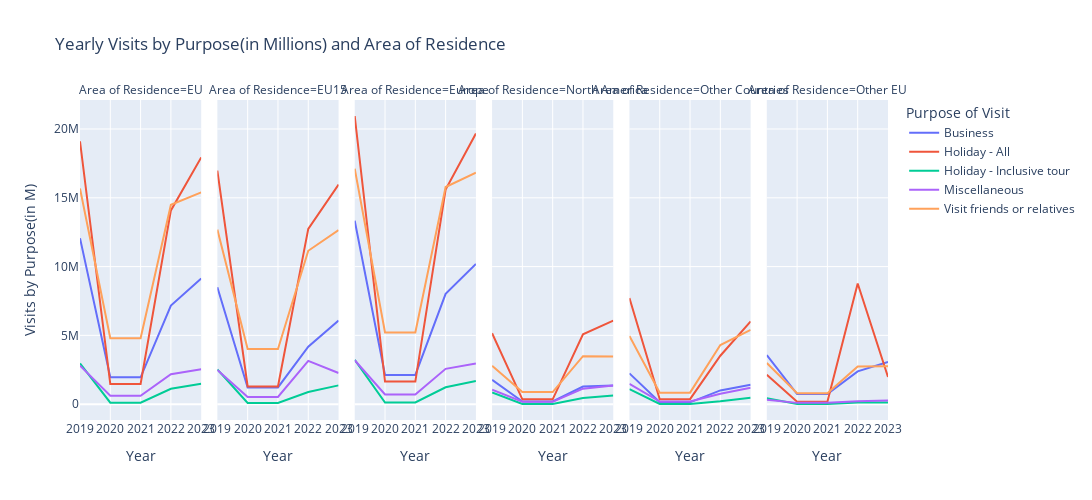

The code cell stored with this chart in its notebook:
### Code cell
# Filter the data to exclude 'All visits'
filtered_data = TravelTrends_df[(TravelTrends_df['Purpose of Visit'] != 'All visits')]
filtered_data = filtered_data[(filtered_data['Area of Residence'] != 'World Total')]

# Group the data by Year, Area of Residence, and Purpose of Visit
grouped_data = filtered_data.groupby(['Year', 'Area of Residence', 'Purpose of Visit'])['Visits by Purpose'].sum().reset_index()

# Create a facet grid with line charts
fig = px.line(grouped_data, 
              x='Year', 
              y='Visits by Purpose', 
              color='Purpose of Visit',
              facet_col='Area of Residence',
              title='Yearly Visits by Purpose(in Millions) and Area of Residence',
              labels={'Visits by Purpose': 'Visits by Purpose(in M)', 'Year': 'Year'},
              height=500,  
              width=1650)  

# Show the interactive plot
fig.show()

### Figure 1 — Plotly figure (JSON) as saved in the notebook; plotly's stock layout.template omitted (floating-point values rounded to 4 significant figures)
{"data": [{"hovertemplate": "Purpose of Visit=Business<br>Area of Residence=EU<br>Year=%{x}<br>Visits by Purpose(in M)=%{y}<extra></extra>", "legendgroup": "Business", "line": {"color": "#636efa", "dash": "solid"}, "marker": {"symbol": "circle"}, "mode": "lines", "name": "Business", "orientation": "v", "showlegend": true, "type": "scatter", "x": [2019, 2020, 2021, 2022, 2023], "xaxis": "x", "y": [12066000, 1952000, 1952000, 7170000, 9138000], "yaxis": "y"}, {"hovertemplate": "Purpose of Visit=Business<br>Area of Residence=EU15<br>Year=%{x}<br>Visits by Purpose(in M)=%{y}<extra></extra>", "legendgroup": "Business", "line": {"color": "#636efa", "dash": "solid"}, "marker": {"symbol": "circle"}, "mode": "lines", "name": "Business", "orientation": "v", "showlegend": false, "type": "scatter", "x": [2019, 2020, 2021, 2022, 2023], "xaxis": "x2", "y": [8498000, 1214000, 1214000, 4181000, 6074000], "yaxis": "y2"}, {"hovertemplate": "Purpose of Visit=Business<br>Area of Residence=Europe<br>Year=%{x}<br>Visits by Purpose(in M)=%{y}<extra></extra>", "legendgroup": "Business", "line": {"color": "#636efa", "dash": "solid"}, "marker": {"symbol": "circle"}, "mode": "lines", "name": "Business", "orientation": "v", "showlegend": false, "type": "scatter", "x": [2019, 2020, 2021, 2022, 2023], "xaxis": "x3", "y": [13340000, 2122000, 2121000, 8019000, 10185000], "yaxis": "y3"}, {"hovertemplate": "Purpose of Visit=Business<br>Area of Residence=North America<br>Year=%{x}<br>Visits by Purpose(in M)=%{y}<extra></extra>", "legendgroup": "Business", "line": {"color": "#636efa", "dash": "solid"}, "marker": {"symbol": "circle"}, "mode": "lines", "name": "Business", "orientation": "v", "showlegend": false, "type": "scatter", "x": [2019, 2020, 2021, 2022, 2023], "xaxis": "x4", "y": [1764000, 192000, 192000, 1280000, 1350000], "yaxis": "y4"}, {"hovertemplate": "Purpose of Visit=Business<br>Area of Residence=Other Countries<br>Year=%{x}<br>Visits by Purpose(in M)=%{y}<extra></extra>", "legendgroup": "Business", "line": {"color": "#636efa", "dash": "solid"}, "marker": {"symbol": "circle"}, "mode": "lines", "name": "Business", "orientation": "v", "showlegend": false, "type": "scatter", "x": [2019, 2020, 2021, 2022, 2023], "xaxis": "x5", "y": [2234000, 134000, 133000, 999000, 1415000], "yaxis": "y5"}, {"hovertemplate": "Purpose of Visit=Business<br>Area of Residence=Other EU<br>Year=%{x}<br>Visits by Purpose(in M)=%{y}<extra></extra>", "legendgroup": "Business", "line": {"color": "#636efa", "dash": "solid"}, "marker": {"symbol": "circle"}, "mode": "lines", "name": "Business", "orientation": "v", "showlegend": false, "type": "scatter", "x": [2019, 2020, 2021, 2022, 2023], "xaxis": "x6", "y": [3568000, 736000, 736000, 2382000, 3065000], "yaxis": "y6"}, {"hovertemplate": "Purpose of Visit=Holiday - All<br>Area of Residence=EU<br>Year=%{x}<br>Visits by Purpose(in M)=%{y}<extra></extra>", "legendgroup": "Holiday - All", "line": {"color": "#EF553B", "dash": "solid"}, "marker": {"symbol": "circle"}, "mode": "lines", "name": "Holiday - All", "orientation": "v", "showlegend": true, "type": "scatter", "x": [2019, 2020, 2021, 2022, 2023], "xaxis": "x", "y": [19110000, 1460000, 1461000, 14085000, 17938000], "yaxis": "y"}, {"hovertemplate": "Purpose of Visit=Holiday - All<br>Area of Residence=EU15<br>Year=%{x}<br>Visits by Purpose(in M)=%{y}<extra></extra>", "legendgroup": "Holiday - All", "line": {"color": "#EF553B", "dash": "solid"}, "marker": {"symbol": "circle"}, "mode": "lines", "name": "Holiday - All", "orientation": "v", "showlegend": false, "type": "scatter", "x": [2019, 2020, 2021, 2022, 2023], "xaxis": "x2", "y": [16983000, 1286000, 1286000, 12738000, 15962000], "yaxis": "y2"}, {"hovertemplate": "Purpose of Visit=Holiday - All<br>Area of Residence=Europe<br>Year=%{x}<br>Visits by Purpose(in M)=%{y}<extra></extra>", "legendgroup": "Holiday - All", "line": {"color": "#EF553B", "dash": "solid"}, "marker": {"symbol": "circle"}, "mode": "lines", "name": "Holiday - All", "orientation": "v", "showlegend": false, "type": "scatter", "x": [2019, 2020, 2021, 2022, 2023], "xaxis": "x3", "y": [20946000, 1642000, 1641000, 15592000, 19677000], "yaxis": "y3"}, {"hovertemplate": "Purpose of Visit=Holiday - All<br>Area of Residence=North America<br>Year=%{x}<br>Visits by Purpose(in M)=%{y}<extra></extra>", "legendgroup": "Holiday - All", "line": {"color": "#EF553B", "dash": "solid"}, "marker": {"symbol": "circle"}, "mode": "lines", "name": "Holiday - All", "orientation": "v", "showlegend": false, "type": "scatter", "x": [2019, 2020, 2021, 2022, 2023], "xaxis": "x4", "y": [5152000, 348000, 349000, 5074000, 6076000], "yaxis": "y4"}, {"hovertemplate": "Purpose of Visit=Holiday - All<br>Area of Residence=Other Countries<br>Year=%{x}<br>Visits by Purpose(in M)=%{y}<extra></extra>", "legendgroup": "Holiday - All", "line": {"color": "#EF553B", "dash": "solid"}, "marker": {"symbol": "circle"}, "mode": "lines", "name": "Holiday - All", "orientation": "v", "showlegend": false, "type": "scatter", "x": [2019, 2020, 2021, 2022, 2023], "xaxis": "x5", "y": [7713000, 360000, 361000, 3520000, 6012000], "yaxis": "y5"}, {"hovertemplate": "Purpose of Visit=Holiday - All<br>Area of Residence=Other EU<br>Year=%{x}<br>Visits by Purpose(in M)=%{y}<extra></extra>", "legendgroup": "Holiday - All", "line": {"color": "#EF553B", "dash": "solid"}, "marker": {"symbol": "circle"}, "mode": "lines", "name": "Holiday - All", "orientation": "v", "showlegend": false, "type": "scatter", "x": [2019, 2020, 2021, 2022, 2023], "xaxis": "x6", "y": [2130000, 176000, 176000, 8770000, 1975000], "yaxis": "y6"}, {"hovertemplate": "Purpose of Visit=Holiday - Inclusive tour<br>Area of Residence=EU<br>Year=%{x}<br>Visits by Purpose(in M)=%{y}<extra></extra>", "legendgroup": "Holiday - Inclusive tour", "line": {"color": "#00cc96", "dash": "solid"}, "marker": {"symbol": "circle"}, "mode": "lines", "name": "Holiday - Inclusive tour", "orientation": "v", "showlegend": true, "type": "scatter", "x": [2019, 2020, 2021, 2022, 2023], "xaxis": "x", "y": [2960000, 106000, 106000, 1118000, 1486000], "yaxis": "y"}, {"hovertemplate": "Purpose of Visit=Holiday - Inclusive tour<br>Area of Residence=EU15<br>Year=%{x}<br>Visits by Purpose(in M)=%{y}<extra></extra>", "legendgroup": "Holiday - Inclusive tour", "line": {"color": "#00cc96", "dash": "solid"}, "marker": {"symbol": "circle"}, "mode": "lines", "name": "Holiday - Inclusive tour", "orientation": "v", "showlegend": false, "type": "scatter", "x": [2019, 2020, 2021, 2022, 2023], "xaxis": "x2", "y": [2527000, 90000, 90000, 887000, 1365000], "yaxis": "y2"}, {"hovertemplate": "Purpose of Visit=Holiday - Inclusive tour<br>Area of Residence=Europe<br>Year=%{x}<br>Visits by Purpose(in M)=%{y}<extra></extra>", "legendgroup": "Holiday - Inclusive tour", "line": {"color": "#00cc96", "dash": "solid"}, "marker": {"symbol": "circle"}, "mode": "lines", "name": "Holiday - Inclusive tour", "orientation": "v", "showlegend": false, "type": "scatter", "x": [2019, 2020, 2021, 2022, 2023], "xaxis": "x3", "y": [3220000, 120000, 121000, 1225000, 1675000], "yaxis": "y3"}, {"hovertemplate": "Purpose of Visit=Holiday - Inclusive tour<br>Area of Residence=North America<br>Year=%{x}<br>Visits by Purpose(in M)=%{y}<extra></extra>", "legendgroup": "Holiday - Inclusive tour", "line": {"color": "#00cc96", "dash": "solid"}, "marker": {"symbol": "circle"}, "mode": "lines", "name": "Holiday - Inclusive tour", "orientation": "v", "showlegend": false, "type": "scatter", "x": [2019, 2020, 2021, 2022, 2023], "xaxis": "x4", "y": [844000, 18000, 18000, 442000, 631000], "yaxis": "y4"}, {"hovertemplate": "Purpose of Visit=Holiday - Inclusive tour<br>Area of Residence=Other Countries<br>Year=%{x}<br>Visits by Purpose(in M)=%{y}<extra></extra>", "legendgroup": "Holiday - Inclusive tour", "line": {"color": "#00cc96", "dash": "solid"}, "marker": {"symbol": "circle"}, "mode": "lines", "name": "Holiday - Inclusive tour", "orientation": "v", "showlegend": false, "type": "scatter", "x": [2019, 2020, 2021, 2022, 2023], "xaxis": "x5", "y": [1094000, 10000, 11000, 208000, 460000], "yaxis": "y5"}, {"hovertemplate": "Purpose of Visit=Holiday - Inclusive tour<br>Area of Residence=Other EU<br>Year=%{x}<br>Visits by Purpose(in M)=%{y}<extra></extra>", "legendgroup": "Holiday - Inclusive tour", "line": {"color": "#00cc96", "dash": "solid"}, "marker": {"symbol": "circle"}, "mode": "lines", "name": "Holiday - Inclusive tour", "orientation": "v", "showlegend": false, "type": "scatter", "x": [2019, 2020, 2021, 2022, 2023], "xaxis": "x6", "y": [434000, 16000, 16000, 126000, 121000], "yaxis": "y6"}, {"hovertemplate": "Purpose of Visit=Miscellaneous<br>Area of Residence=EU<br>Year=%{x}<br>Visits by Purpose(in M)=%{y}<extra></extra>", "legendgroup": "Miscellaneous", "line": {"color": "#ab63fa", "dash": "solid"}, "marker": {"symbol": "circle"}, "mode": "lines", "name": "Miscellaneous", "orientation": "v", "showlegend": true, "type": "scatter", "x": [2019, 2020, 2021, 2022, 2023], "xaxis": "x", "y": [2800000, 610000, 610000, 2176000, 2528000], "yaxis": "y"}, {"hovertemplate": "Purpose of Visit=Miscellaneous<br>Area of Residence=EU15<br>Year=%{x}<br>Visits by Purpose(in M)=%{y}<extra></extra>", "legendgroup": "Miscellaneous", "line": {"color": "#ab63fa", "dash": "solid"}, "marker": {"symbol": "circle"}, "mode": "lines", "name": "Miscellaneous", "orientation": "v", "showlegend": false, "type": "scatter", "x": [2019, 2020, 2021, 2022, 2023], "xaxis": "x2", "y": [2486000, 518000, 518000, 3146000, 2266000], "yaxis": "y2"}, {"hovertemplate": "Purpose of Visit=Miscellaneous<br>Area of Residence=Europe<br>Year=%{x}<br>Visits by Purpose(in M)=%{y}<extra></extra>", "legendgroup": "Miscellaneous", "line": {"color": "#ab63fa", "dash": "solid"}, "marker": {"symbol": "circle"}, "mode": "lines", "name": "Miscellaneous", "orientation": "v", "showlegend": false, "type": "scatter", "x": [2019, 2020, 2021, 2022, 2023], "xaxis": "x3", "y": [3188000, 702000, 702000, 2566000, 2962000], "yaxis": "y3"}, {"hovertemplate": "Purpose of Visit=Miscellaneous<br>Area of Residence=North America<br>Year=%{x}<br>Visits by Purpose(in M)=%{y}<extra></extra>", "legendgroup": "Miscellaneous", "line": {"color": "#ab63fa", "dash": "solid"}, "marker": {"symbol": "circle"}, "mode": "lines", "name": "Miscellaneous", "orientation": "v", "showlegend": false, "type": "scatter", "x": [2019, 2020, 2021, 2022, 2023], "xaxis": "x4", "y": [1048000, 170000, 169000, 1125000, 1360000], "yaxis": "y4"}, {"hovertemplate": "Purpose of Visit=Miscellaneous<br>Area of Residence=Other Countries<br>Year=%{x}<br>Visits by Purpose(in M)=%{y}<extra></extra>", "legendgroup": "Miscellaneous", "line": {"color": "#ab63fa", "dash": "solid"}, "marker": {"symbol": "circle"}, "mode": "lines", "name": "Miscellaneous", "orientation": "v", "showlegend": false, "type": "scatter", "x": [2019, 2020, 2021, 2022, 2023], "xaxis": "x5", "y": [1476000, 190000, 190000, 754000, 1184000], "yaxis": "y5"}, {"hovertemplate": "Purpose of Visit=Miscellaneous<br>Area of Residence=Other EU<br>Year=%{x}<br>Visits by Purpose(in M)=%{y}<extra></extra>", "legendgroup": "Miscellaneous", "line": {"color": "#ab63fa", "dash": "solid"}, "marker": {"symbol": "circle"}, "mode": "lines", "name": "Miscellaneous", "orientation": "v", "showlegend": false, "type": "scatter", "x": [2019, 2020, 2021, 2022, 2023], "xaxis": "x6", "y": [314000, 92000, 92000, 216000, 262000], "yaxis": "y6"}, {"hovertemplate": "Purpose of Visit=Visit friends or relatives<br>Area of Residence=EU<br>Year=%{x}<br>Visits by Purpose(in M)=%{y}<extra></extra>", "legendgroup": "Visit friends or relatives", "line": {"color": "#FFA15A", "dash": "solid"}, "marker": {"symbol": "circle"}, "mode": "lines", "name": "Visit friends or relatives", "orientation": "v", "showlegend": true, "type": "scatter", "x": [2019, 2020, 2021, 2022, 2023], "xaxis": "x", "y": [15682000, 4796000, 4797000, 14491000, 15394000], "yaxis": "y"}, {"hovertemplate": "Purpose of Visit=Visit friends or relatives<br>Area of Residence=EU15<br>Year=%{x}<br>Visits by Purpose(in M)=%{y}<extra></extra>", "legendgroup": "Visit friends or relatives", "line": {"color": "#FFA15A", "dash": "solid"}, "marker": {"symbol": "circle"}, "mode": "lines", "name": "Visit friends or relatives", "orientation": "v", "showlegend": false, "type": "scatter", "x": [2019, 2020, 2021, 2022, 2023], "xaxis": "x2", "y": [12690000, 4014000, 4013000, 11149000, 12644000], "yaxis": "y2"}, {"hovertemplate": "Purpose of Visit=Visit friends or relatives<br>Area of Residence=Europe<br>Year=%{x}<br>Visits by Purpose(in M)=%{y}<extra></extra>", "legendgroup": "Visit friends or relatives", "line": {"color": "#FFA15A", "dash": "solid"}, "marker": {"symbol": "circle"}, "mode": "lines", "name": "Visit friends or relatives", "orientation": "v", "showlegend": false, "type": "scatter", "x": [2019, 2020, 2021, 2022, 2023], "xaxis": "x3", "y": [17112000, 5204000, 5204000, 15780000, 16828000], "yaxis": "y3"}, {"hovertemplate": "Purpose of Visit=Visit friends or relatives<br>Area of Residence=North America<br>Year=%{x}<br>Visits by Purpose(in M)=%{y}<extra></extra>", "legendgroup": "Visit friends or relatives", "line": {"color": "#FFA15A", "dash": "solid"}, "marker": {"symbol": "circle"}, "mode": "lines", "name": "Visit friends or relatives", "orientation": "v", "showlegend": false, "type": "scatter", "x": [2019, 2020, 2021, 2022, 2023], "xaxis": "x4", "y": [2782000, 874000, 874000, 3489000, 3464000], "yaxis": "y4"}, {"hovertemplate": "Purpose of Visit=Visit friends or relatives<br>Area of Residence=Other Countries<br>Year=%{x}<br>Visits by Purpose(in M)=%{y}<extra></extra>", "legendgroup": "Visit friends or relatives", "line": {"color": "#FFA15A", "dash": "solid"}, "marker": {"symbol": "circle"}, "mode": "lines", "name": "Visit friends or relatives", "orientation": "v", "showlegend": false, "type": "scatter", "x": [2019, 2020, 2021, 2022, 2023], "xaxis": "x5", "y": [4960000, 834000, 834000, 4293000, 5404000], "yaxis": "y5"}, {"hovertemplate": "Purpose of Visit=Visit friends or relatives<br>Area of Residence=Other EU<br>Year=%{x}<br>Visits by Purpose(in M)=%{y}<extra></extra>", "legendgroup": "Visit friends or relatives", "line": {"color": "#FFA15A", "dash": "solid"}, "marker": {"symbol": "circle"}, "mode": "lines", "name": "Visit friends or relatives", "orientation": "v", "showlegend": false, "type": "scatter", "x": [2019, 2020, 2021, 2022, 2023], "xaxis": "x6", "y": [2992000, 786000, 786000, 2734000, 2750000], "yaxis": "y6"}], "layout": {"annotations": [{"font": {}, "showarrow": false, "text": "Area of Residence=EU", "x": 0.075, "xanchor": "center", "xref": "paper", "y": 1, "yanchor": "bottom", "yref": "paper"}, {"font": {}, "showarrow": false, "text": "Area of Residence=EU15", "x": 0.245, "xanchor": "center", "xref": "paper", "y": 1, "yanchor": "bottom", "yref": "paper"}, {"font": {}, "showarrow": false, "text": "Area of Residence=Europe", "x": 0.415, "xanchor": "center", "xref": "paper", "y": 1, "yanchor": "bottom", "yref": "paper"}, {"font": {}, "showarrow": false, "text": "Area of Residence=North America", "x": 0.585, "xanchor": "center", "xref": "paper", "y": 1, "yanchor": "bottom", "yref": "paper"}, {"font": {}, "showarrow": false, "text": "Area of Residence=Other Countries", "x": 0.755, "xanchor": "center", "xref": "paper", "y": 1, "yanchor": "bottom", "yref": "paper"}, {"font": {}, "showarrow": false, "text": "Area of Residence=Other EU", "x": 0.925, "xanchor": "center", "xref": "paper", "y": 1, "yanchor": "bottom", "yref": "paper"}], "height": 500, "legend": {"title": {"text": "Purpose of Visit"}, "tracegroupgap": 0}, "title": {"text": "Yearly Visits by Purpose(in Millions) and Area of Residence"}, "width": 1650, "xaxis": {"anchor": "y", "domain": [0, 0.15], "title": {"text": "Year"}}, "xaxis2": {"anchor": "y2", "domain": [0.17, 0.32], "matches": "x", "title": {"text": "Year"}}, "xaxis3": {"anchor": "y3", "domain": [0.34, 0.49], "matches": "x", "title": {"text": "Year"}}, "xaxis4": {"anchor": "y4", "domain": [0.51, 0.66], "matches": "x", "title": {"text": "Year"}}, "xaxis5": {"anchor": "y5", "domain": [0.68, 0.83], "matches": "x", "title": {"text": "Year"}}, "xaxis6": {"anchor": "y6", "domain": [0.85, 1], "matches": "x", "title": {"text": "Year"}}, "yaxis": {"anchor": "x", "domain": [0, 1], "title": {"text": "Visits by Purpose(in M)"}}, "yaxis2": {"anchor": "x2", "domain": [0, 1], "matches": "y", "showticklabels": false}, "yaxis3": {"anchor": "x3", "domain": [0, 1], "matches": "y", "showticklabels": false}, "yaxis4": {"anchor": "x4", "domain": [0, 1], "matches": "y", "showticklabels": false}, "yaxis5": {"anchor": "x5", "domain": [0, 1], "matches": "y", "showticklabels": false}, "yaxis6": {"anchor": "x6", "domain": [0, 1], "matches": "y", "showticklabels": false}}}
